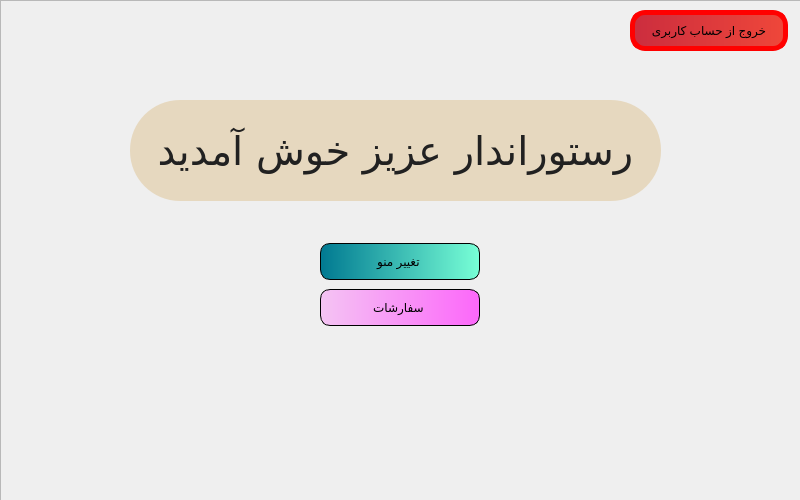
<?xml version="1.0" encoding="UTF-8"?>
<ui version="4.0">
 <class>Restaurateurpage</class>
 <widget class="QWidget" name="Restaurateurpage">
  <property name="geometry">
   <rect>
    <x>0</x>
    <y>0</y>
    <width>800</width>
    <height>500</height>
   </rect>
  </property>
  <property name="windowTitle">
   <string>Form</string>
  </property>
  <widget class="QLabel" name="label_2">
   <property name="geometry">
    <rect>
     <x>130</x>
     <y>100</y>
     <width>531</width>
     <height>101</height>
    </rect>
   </property>
   <property name="styleSheet">
    <string notr="true">color:rgb(33, 33, 33);
font-family:Rokh;
border-radius:50px;
font-size:40px;
text-align:center;
background-color:#e6d8bf;</string>
   </property>
   <property name="text">
    <string>رستوراندار عزیز خوش آمدید</string>
   </property>
   <property name="alignment">
    <set>Qt::AlignmentFlag::AlignCenter</set>
   </property>
  </widget>
  <widget class="QWidget" name="verticalLayoutWidget">
   <property name="geometry">
    <rect>
     <x>320</x>
     <y>240</y>
     <width>160</width>
     <height>91</height>
    </rect>
   </property>
   <layout class="QVBoxLayout" name="verticalLayout">
    <item>
     <widget class="QPushButton" name="gotoeditmenu">
      <property name="cursor">
       <cursorShape>PointingHandCursor</cursorShape>
      </property>
      <property name="styleSheet">
       <string notr="true">padding:10px;
border:1px solid black;
background-color: rgb(0, 170, 255);
color:black;
font: 900 9pt &quot;Rokh&quot;;
border-radius:10px;

background-color: qlineargradient(spread:pad, x1:0, y1:0, x2:1, y2:0, stop:0 #007991, stop:1 #78ffd6);</string>
      </property>
      <property name="text">
       <string>تغییر منو </string>
      </property>
     </widget>
    </item>
    <item>
     <widget class="QPushButton" name="gotoorders">
      <property name="cursor">
       <cursorShape>PointingHandCursor</cursorShape>
      </property>
      <property name="styleSheet">
       <string notr="true">padding:10px;
border:1px solid black;
background-color: rgb(255, 170, 255);
color:black;
font: 900 9pt &quot;Rokh&quot;;
border-radius:10px;
background-color: qlineargradient(spread:pad, x1:0, y1:0, x2:1, y2:0, stop:0 #f4c4f3, stop:1 #fc67fa);


</string>
      </property>
      <property name="text">
       <string>سفارشات </string>
      </property>
     </widget>
    </item>
   </layout>
  </widget>
  <widget class="QFrame" name="frame">
   <property name="geometry">
    <rect>
     <x>0</x>
     <y>0</y>
     <width>801</width>
     <height>501</height>
    </rect>
   </property>
   <property name="styleSheet">
    <string notr="true">border-image: url(:/new/images/Restaurateurpagebg.jpg);</string>
   </property>
   <property name="frameShape">
    <enum>QFrame::Shape::StyledPanel</enum>
   </property>
   <property name="frameShadow">
    <enum>QFrame::Shadow::Raised</enum>
   </property>
  </widget>
  <widget class="QPushButton" name="exitbtn">
   <property name="geometry">
    <rect>
     <x>630</x>
     <y>10</y>
     <width>158</width>
     <height>41</height>
    </rect>
   </property>
   <property name="cursor">
    <cursorShape>PointingHandCursor</cursorShape>
   </property>
   <property name="styleSheet">
    <string notr="true">padding:5px;
border:5px solid red;
background-color: rgb(255, 170, 255);
color:black;
font: 900 8pt &quot;Rokh&quot;;
border-radius:15px;
background-color: qlineargradient(spread:pad, x1:0, y1:0, x2:1, y2:0, stop:0 #cb2d3e, stop:1 #ef473a);


</string>
   </property>
   <property name="text">
    <string>خروج از حساب کاربری</string>
   </property>
  </widget>
  <zorder>frame</zorder>
  <zorder>label_2</zorder>
  <zorder>verticalLayoutWidget</zorder>
  <zorder>exitbtn</zorder>
 </widget>
 <resources/>
 <connections/>
</ui>
